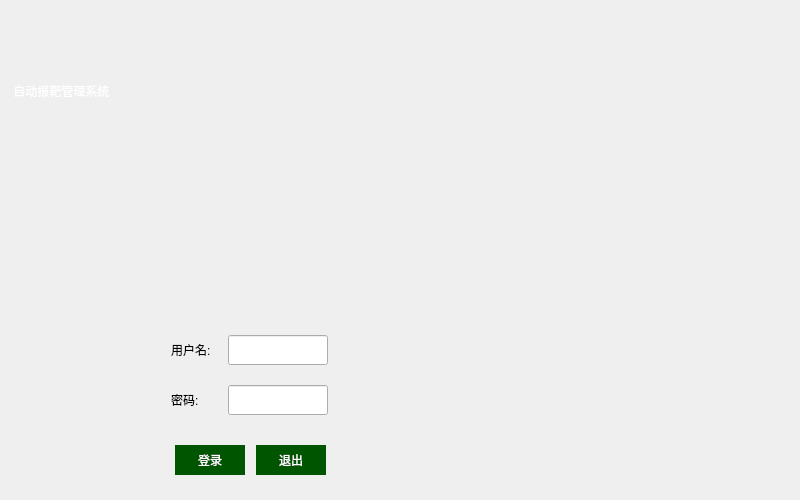
<?xml version="1.0" encoding="UTF-8"?>
<ui version="4.0">
 <class>login</class>
 <widget class="QWidget" name="login">
  <property name="geometry">
   <rect>
    <x>0</x>
    <y>0</y>
    <width>800</width>
    <height>500</height>
   </rect>
  </property>
  <property name="windowTitle">
   <string>Form</string>
  </property>
  <property name="styleSheet">
   <string notr="true">background-image: url(:/pic/射击训练火.png);
</string>
  </property>
  <widget class="QWidget" name="horizontalLayoutWidget">
   <property name="geometry">
    <rect>
     <x>170</x>
     <y>330</y>
     <width>160</width>
     <height>41</height>
    </rect>
   </property>
   <layout class="QHBoxLayout" name="horizontalLayout">
    <item>
     <widget class="QLabel" name="UsrNameLab_LogInUI">
      <property name="maximumSize">
       <size>
        <width>50</width>
        <height>30</height>
       </size>
      </property>
      <property name="text">
       <string>用户名:</string>
      </property>
     </widget>
    </item>
    <item>
     <widget class="QLineEdit" name="UsrNameLineEdit_LogInUI">
      <property name="maximumSize">
       <size>
        <width>100</width>
        <height>30</height>
       </size>
      </property>
     </widget>
    </item>
   </layout>
  </widget>
  <widget class="QWidget" name="horizontalLayoutWidget_2">
   <property name="geometry">
    <rect>
     <x>170</x>
     <y>380</y>
     <width>160</width>
     <height>41</height>
    </rect>
   </property>
   <layout class="QHBoxLayout" name="horizontalLayout_2">
    <item>
     <widget class="QLabel" name="PassWdLab_LogInUI">
      <property name="maximumSize">
       <size>
        <width>50</width>
        <height>30</height>
       </size>
      </property>
      <property name="text">
       <string>密码:</string>
      </property>
     </widget>
    </item>
    <item>
     <widget class="QLineEdit" name="PassWdLineEdit_LogInUI">
      <property name="maximumSize">
       <size>
        <width>100</width>
        <height>30</height>
       </size>
      </property>
     </widget>
    </item>
   </layout>
  </widget>
  <widget class="QWidget" name="layoutWidget">
   <property name="geometry">
    <rect>
     <x>170</x>
     <y>440</y>
     <width>161</width>
     <height>41</height>
    </rect>
   </property>
   <layout class="QHBoxLayout" name="horizontalLayout_3">
    <item>
     <widget class="QPushButton" name="LoginBtn_LogInUI">
      <property name="maximumSize">
       <size>
        <width>70</width>
        <height>30</height>
       </size>
      </property>
      <property name="styleSheet">
       <string notr="true">background-color: rgb(0, 85, 0);
color: rgb(255, 255, 255);
border:none
</string>
      </property>
      <property name="text">
       <string>登录</string>
      </property>
     </widget>
    </item>
    <item>
     <widget class="QPushButton" name="ExitBtn_LogInUI">
      <property name="maximumSize">
       <size>
        <width>70</width>
        <height>30</height>
       </size>
      </property>
      <property name="styleSheet">
       <string notr="true">background-color: rgb(0, 85, 0);
color: rgb(255, 255, 255);
border:none
</string>
      </property>
      <property name="text">
       <string>退出</string>
      </property>
     </widget>
    </item>
   </layout>
  </widget>
  <widget class="QLabel" name="label_10">
   <property name="geometry">
    <rect>
     <x>0</x>
     <y>50</y>
     <width>531</width>
     <height>81</height>
    </rect>
   </property>
   <property name="styleSheet">
    <string notr="true">border-image: url(:/pic/顶部-切角.png);
font: 30pt &quot;华光大黑_CNKI&quot;;
color: rgb(255, 255, 255);
border:none</string>
   </property>
   <property name="text">
    <string>    自动报靶管理系统</string>
   </property>
   <property name="alignment">
    <set>Qt::AlignLeading|Qt::AlignLeft|Qt::AlignVCenter</set>
   </property>
  </widget>
  <zorder>layoutWidget</zorder>
  <zorder>horizontalLayoutWidget</zorder>
  <zorder>horizontalLayoutWidget_2</zorder>
  <zorder>label_10</zorder>
 </widget>
 <resources/>
 <connections/>
</ui>
